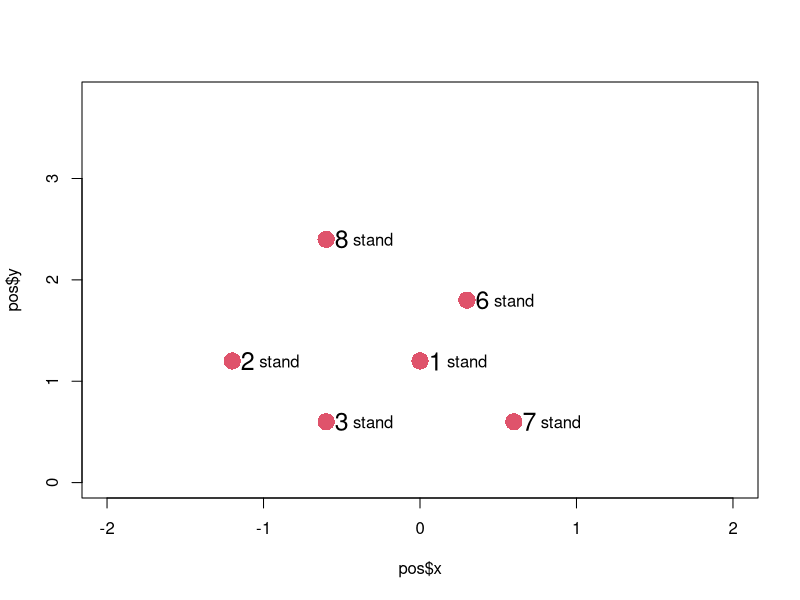
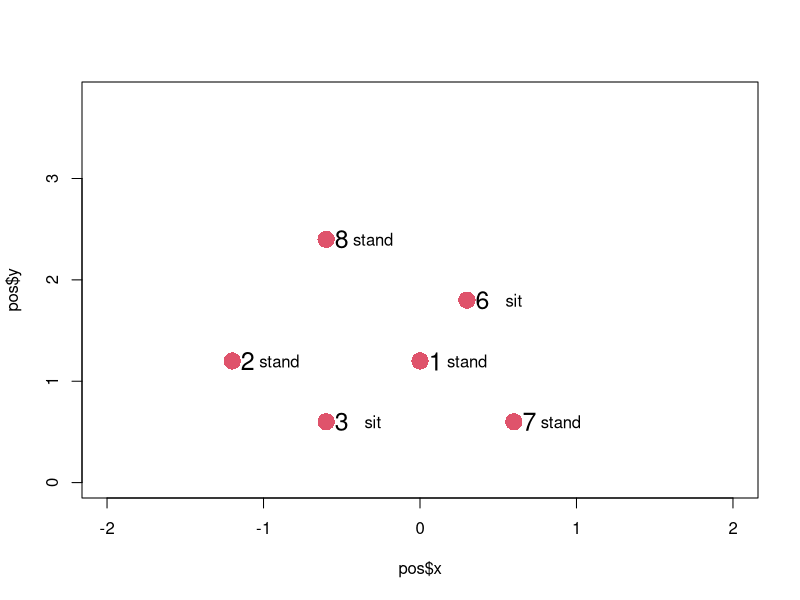
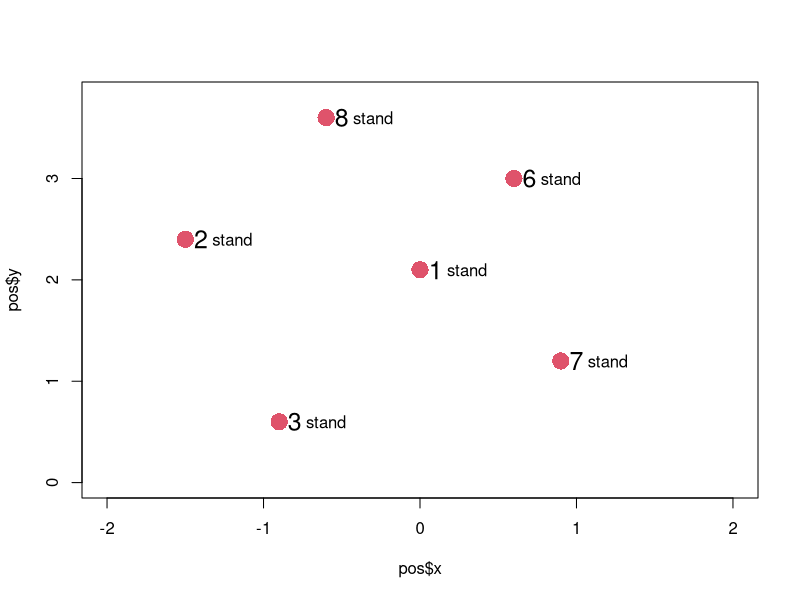
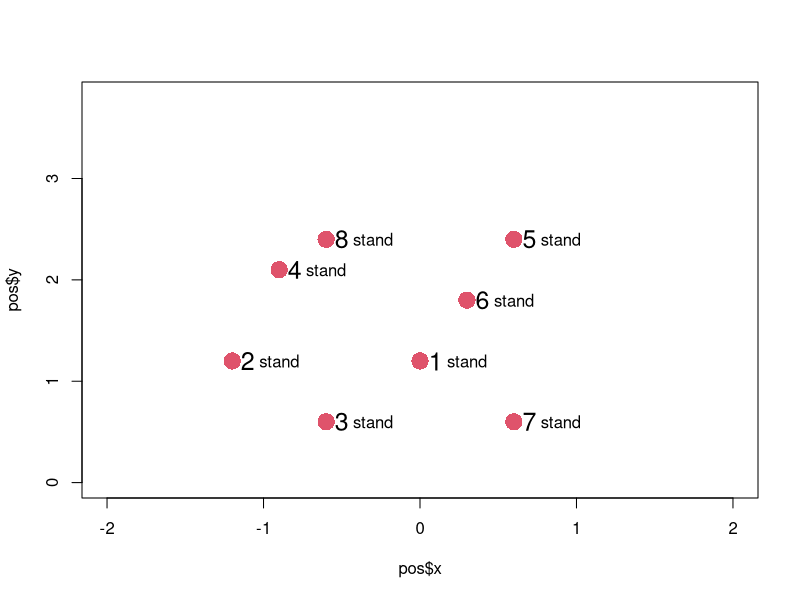

Reproduce these figures in R, in order.
realPos = read.csv("./real.csv",header = T)


plotReal = function(expId){
  png(paste(expId,".png",sep = ""))
  pos = realPos[realPos$exp==expId,]
  plot(pos$x,pos$y,col=2,xlim = c(-2,2),ylim = c(0,3.8),pch = 16,cex = 2.3)
  text(pos$x+0.1,pos$y,labels = 1:8,cex = 1.5)
  text(pos$x+0.3,pos$y,labels = pos$height,cex = 1)
  dev.off()
}

plotReal(1)
plotReal(2)
plotReal(3)
plotReal(4)



